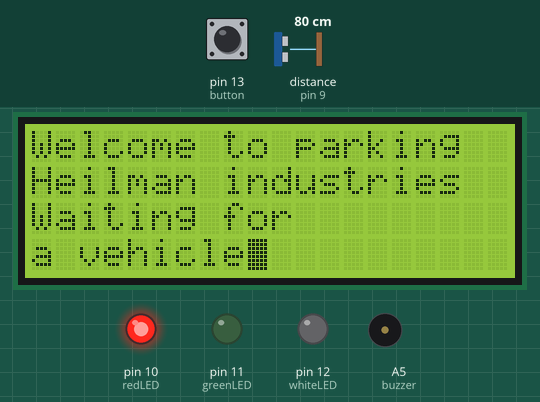
Recording of a sketch running on a simulated Arduino Uno, built with avr-gcc and run on an emulated ATmega328P. On the bench: 20×4 character LCD, output pins drawn as LEDs (lit = HIGH), buzzer (waves = sounding, pin HIGH). Wiring (inferred from the names in the program): ultrasonic range finder: trigger pin 8; echo pin 9. Inputs (shaded band) come from the test bench; at power-on: distance to the obstacle (sensor on pin 9) 80 cm, pin 13 (button) HIGH. The echo pulse lasts 58.3 µs per cm; pins used as bus, display or sensor lines are not drawn; what the sketch prints to the serial monitor is not drawn.

Above: at 1.2 s.
1.3 s: distance to the obstacle (sensor on pin 9) set to 16 cm
2.8 s: distance to the obstacle (sensor on pin 9) set to 13 cm
At 3.11 s:
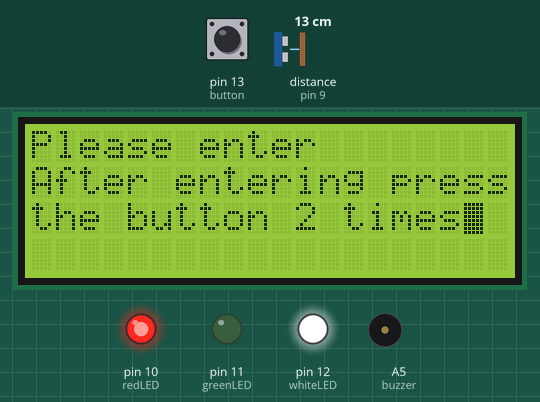
5.3 s: pin 13 (button) pulled LOW for 3.2 s
At 7.6 s:
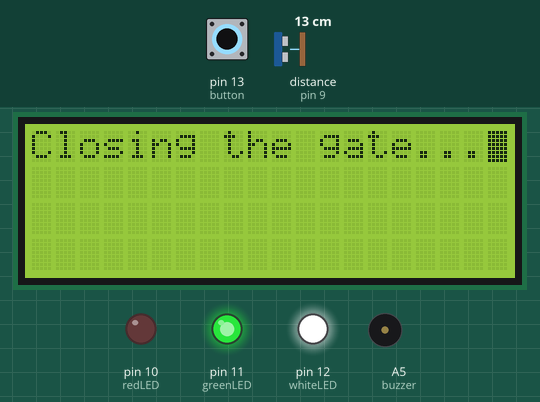
10.0 s: distance to the obstacle (sensor on pin 9) set to 5 cm
At 10.8 s:
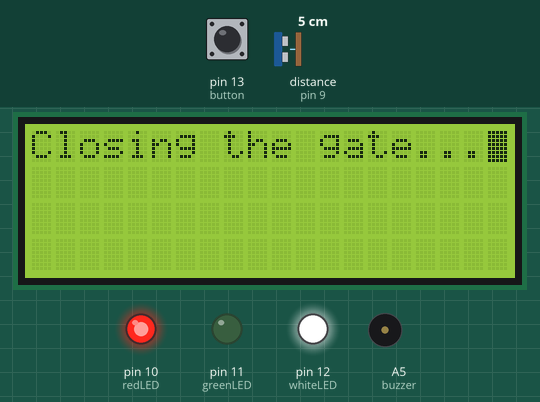
12.1 s: distance to the obstacle (sensor on pin 9) set to 2 cm
Timing chart, 0 to 14.6 s (numbered marks = the images above; inputs shaded):
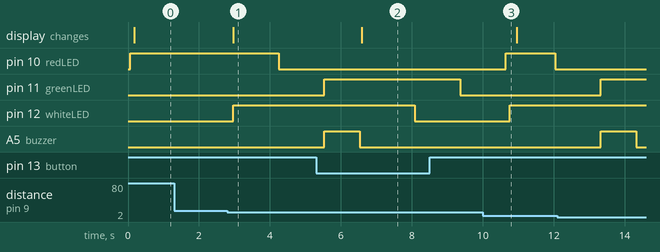

Measured:
- the behaviour switches between 15 and 14 cm on distance to the obstacle (sensor on pin 9) (found by bisection; images 0 and 1)
- after the input at 1.3 s, every drawn part: stays the same
- after the input at 2.8 s, pin 10 (redLED): HIGH → LOW after 1.4 s; pin 12 (whiteLED): LOW → HIGH after 0.17 s; the display: changes after 0.17 s (image 1)
- after the input at 5.3 s, pin 12 (whiteLED): HIGH → LOW after 2.8 s; the display: changes after 1.3 s (image 2)
- after the input at 10.0 s, pin 11 (greenLED): stays LOW (without the input it goes to HIGH after 2.1 s)

The sketch:

simulator-parking.ino
```cpp
#include <LiquidCrystal.h> // Include library for LCD display
LiquidCrystal lcd(2, 3, 4, 5, 6, 7); // Create LCD object and assign pins: RS, E, D4, D5, D6, D7

// Pin definitions – using readable names instead of hardcoded numbers
#define echo 9       // Ultrasonic sensor receiver pin (receives the signal)
#define trig 8       // Ultrasonic sensor transmitter pin (sends the signal)
#define buzzer A5    // Buzzer pin
#define greenLED 11  // Green LED pin (PWM) – indicates the gate is open
#define redLED 10    // Red LED pin (PWM) – indicates the gate is closed
#define button 13    // Button pin – the driver presses it after entering the parking lot
#define whiteLED 12  // White LED pin – turns on when a car is in range

// Global variables – storing the state of the program between loop() executions
bool isGateOpen = false;              // Is the gate currently open? At start: no
int currentState = -1;                // Current LCD state: -1=none, 0=welcome, 1=entering
bool previousButtonState = HIGH;      // Previous button reading (HIGH = not pressed, due to INPUT_PULLUP)
bool buttonBeingPressed = false;      // Has the button been registered and not yet released?

void setup() {
  lcd.begin(20, 4);          // Initialize LCD – 20 columns, 4 rows
  Serial.begin(9600);        // Start serial communication (for debugging)
  pinMode(trig, OUTPUT);     // Trig sends the signal – set as output
  pinMode(echo, INPUT);      // Echo receives the signal – set as input
  pinMode(buzzer, OUTPUT);   // Buzzer plays sound – set as output
  pinMode(greenLED, OUTPUT); // Green LED – set as output
  pinMode(redLED, OUTPUT);   // Red LED – set as output
  pinMode(whiteLED, OUTPUT); // White LED – set as output
  pinMode(button, INPUT_PULLUP); // Button as input with an internal pull-up resistor
                                 // INPUT_PULLUP means: not pressed = HIGH, pressed = LOW

  analogWrite(redLED, 255); // At startup, turn the red LED on fully – gate is closed
}

void loop()
{
  checkRange(2, 15);  // Check if a car is within 2-15 cm from the sensor
  checkButton();      // Check if the driver pressed the button after entering
}

void showWelcomeScreen()
// Displays the welcome screen when no one is at the gate
{
  lcd.clear();                        // Clear the entire LCD screen
  lcd.setCursor(0, 0);                // Set cursor to: column 0, row 0
  lcd.print("Welcome to parking");    // Display text in row 0
  lcd.setCursor(0, 1);                // Move to row 1
  lcd.print("Heilman industries");    // Display text in row 1
  lcd.setCursor(0, 2);                // Move to row 2
  lcd.print("Waiting for");           // Display text in row 2
  lcd.setCursor(0, 3);                // Move to row 3
  lcd.print("a vehicle");             // Display text in row 3
  lcd.blink();                        // Turn on the blinking cursor on the LCD

  digitalWrite(whiteLED, LOW); // Turn off the white LED – no one is there
  digitalWrite(buzzer, LOW);   // Ensure the buzzer is off
}

long measureDistance()
// Measures the distance in centimeters using the HC-SR04 ultrasonic sensor
// Principle of operation: send a short pulse, measure how long the echo takes to return
{
  long duration;
  digitalWrite(trig, LOW);        // Ensure trig is off before measuring
  delayMicroseconds(2);           // Wait 2 microseconds for stability
  digitalWrite(trig, HIGH);       // Send ultrasonic pulse
  delayMicroseconds(10);          // The pulse must last exactly 10 microseconds
  digitalWrite(trig, LOW);        // End the pulse

  duration = pulseIn(echo, HIGH); // Measure the time (in microseconds) for the echo to return
  delay(100);                     // Short pause before the next measurement
  return (duration / 58);         // Convert time to centimeters (speed of sound: ~340m/s, round trip)
}

void checkRange(int a, int b)
// Checks if the measured distance falls within the range (a, b) centimeters
// If yes and the gate is closed – opens the gate and lets the car in
{
  long distance = measureDistance(); // Get current distance from the sensor

  if (distance > a && distance < b && isGateOpen == false)
  // Condition: car is close (2-15 cm) AND the gate is still closed
  {
    lcd.clear();
    lcd.setCursor(0, 0);
    lcd.print("Please enter"); // Inform the driver they can enter

    // Request for double click split into two rows (fits exactly 20 chars)
    lcd.setCursor(0, 1);
    lcd.print("After entering press");
    lcd.setCursor(0, 2);
    lcd.print("the button 2 times");

    lcd.blink();                  // Turn on the blinking cursor

    digitalWrite(whiteLED, HIGH); // Turn on the white LED – car detected

    turnOffLED(redLED);           // Smoothly fade out the red LED (animation)
    turnOnLED(greenLED);          // Smoothly fade in the green LED (animation)

    digitalWrite(buzzer, HIGH);   // Play a beep for 1 second
    delay(1000);
    digitalWrite(buzzer, LOW);    // Turn off the buzzer

    isGateOpen = true; // Remember that the gate is now open
    currentState = 1;  // Set state: car is entering
    Serial.println("GATE_OPENED");
  }
  else if (isGateOpen == false && currentState != 0)
  // Condition: gate is closed AND the screen is not yet showing the welcome message
  // (currentState != 0 prevents continuous refreshing of the welcome screen)
  {
    showWelcomeScreen(); // Display the welcome screen
    currentState = 0;    // Remember that we are showing the welcome screen
  }
}

void checkButton()
// Handles the button that the driver presses after entering the parking lot
// Uses falling edge detection – responds only at the MOMENT of a press,
// not just the fact that the button is held down
{
  bool currentButtonState = digitalRead(button); // Read the current state of the button

  // If the button was released – remove the lock
  // This allows the next press to be detected as a new event
  if (currentButtonState == HIGH)
  {
    buttonBeingPressed = false; // Reset flag – button is free to be used again
  }

  // Detect falling edge: previously HIGH (released), now LOW (pressed)
  // We also check the flag – was this press already handled?
  bool justPressed = false;
  if (previousButtonState == HIGH && currentButtonState == LOW && !buttonBeingPressed)
  {
    delay(50); // Debouncing: wait 50ms for the mechanical contacts to stabilize
               // (mechanical buttons "bounce" for a fraction of a second when pressed)
    if (digitalRead(button) == LOW) // Confirm it's a real press, not a bounce
    {
      justPressed = true;           // Yes – button genuinely pressed
      buttonBeingPressed = true;    // Block further detections until the button is released
    }
  }

  if (isGateOpen == true && justPressed)
  // Close the gate only if: gate is open AND button was just pressed
  {
    lcd.clear();
    lcd.setCursor(0, 0);
    lcd.print("Closing the gate..."); // Inform about closing
    lcd.blink();                      // Turn on the blinking cursor
    delay(1500);                      // Wait 1.5 seconds (time for the gate to close)

    digitalWrite(whiteLED, LOW); // Turn off the white LED – car has entered

    turnOffLED(greenLED);        // Smoothly fade out the green LED (animation)
    turnOnLED(redLED);           // Smoothly fade in the red LED (animation)

    isGateOpen = false; // Remember that the gate is closed
    currentState = -1;  // Reset state – loop() will return to the welcome screen shortly
    Serial.println("GATE_CLOSED");
  }

  previousButtonState = currentButtonState; // Remember the state for the next loop() iteration
}

void turnOnLED(int color)
// Smoothly brightens the LED passed as an argument (uses PWM)
// The entire fade-in takes about 1.3 seconds (256 steps x 5ms)
{
  for (int i = 0; i <= 255; i++) // From 0 (off) to 255 (full brightness)
  {
    analogWrite(color, i); // Set LED brightness to value i (0-255)
    delay(5);              // Wait 5ms before the next step
  }
}

void turnOffLED(int color)
// Smoothly dims the LED passed as an argument (uses PWM)
// The entire fade-out takes about 1.3 seconds (256 steps x 5ms)
{
  for (int i = 255; i >= 0; i--) // From 255 (full brightness) down to 0 (off)
  {
    analogWrite(color, i); // Set LED brightness to value i (0-255)
    delay(5);              // Wait 5ms before the next step
  }
}
```
